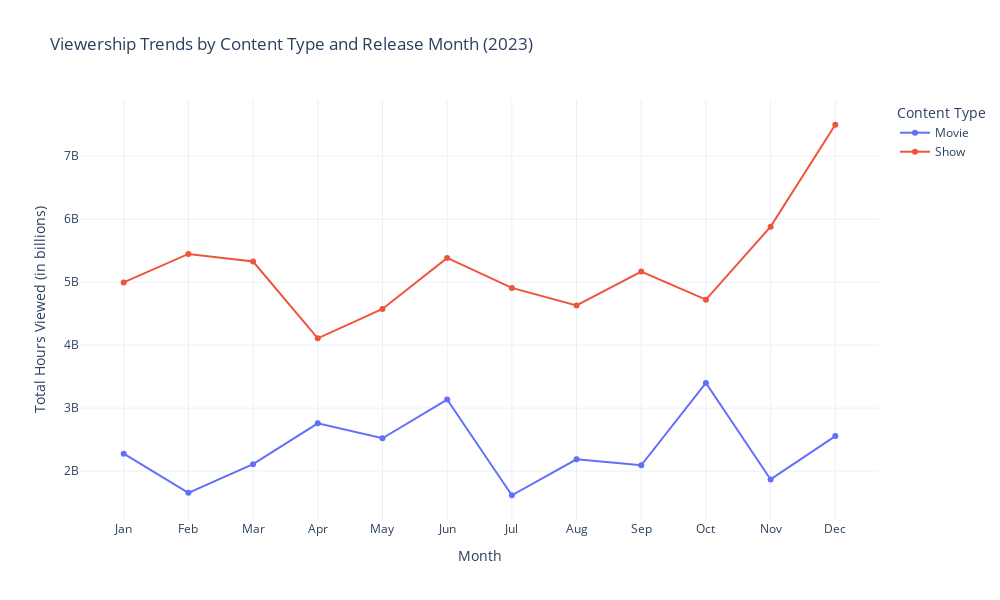

Here is the notebook cell this chart was saved with:
### Code cell
# aggregate viewership hours by content type and release month
monthly_viewership_by_type = netflix_data.pivot_table(index='Release Month',
                                                      columns='Content Type',
                                                      values='Hours Viewed',
                                                      aggfunc='sum')

fig = go.Figure()

for content_type in monthly_viewership_by_type.columns:
    fig.add_trace(
        go.Scatter(
            x=monthly_viewership_by_type.index,
            y=monthly_viewership_by_type[content_type],
            mode='lines+markers',
            name=content_type
        )
    )

fig.update_layout(
    title='Viewership Trends by Content Type and Release Month (2023)',
    xaxis_title='Month',
    yaxis_title='Total Hours Viewed (in billions)',
    xaxis=dict(
        tickmode='array',
        tickvals=list(range(1, 13)),
        ticktext=['Jan', 'Feb', 'Mar', 'Apr', 'May', 'Jun', 'Jul', 'Aug', 'Sep', 'Oct', 'Nov', 'Dec']
    ),
    height=600,
    width=1000,
    legend_title='Content Type'
)

fig.show()

### Figure 1 — Plotly figure (JSON) as saved in the notebook; plotly's stock layout.template omitted (floating-point values rounded to 4 significant figures)
{"data": [{"mode": "lines+markers", "name": "Movie", "type": "scatter", "x": [1, 2, 3, 4, 5, 6, 7, 8, 9, 10, 11, 12], "y": [2275900000, 1654400000, 2109400000, 2757600000, 2520500000, 3135800000, 1615700000, 2186400000, 2092300000, 3400400000, 1866900000, 2554900000]}, {"mode": "lines+markers", "name": "Show", "type": "scatter", "x": [1, 2, 3, 4, 5, 6, 7, 8, 9, 10, 11, 12], "y": [4995700000, 5449300000, 5327700000, 4108100000, 4574100000, 5386200000, 4909100000, 4631400000, 5169900000, 4722800000, 5882600000, 7500900000]}], "layout": {"height": 600, "legend": {"title": {"text": "Content Type"}}, "title": {"text": "Viewership Trends by Content Type and Release Month (2023)"}, "width": 1000, "xaxis": {"autorange": true, "range": [0.3241, 12.68], "tickmode": "array", "ticktext": ["Jan", "Feb", "Mar", "Apr", "May", "Jun", "Jul", "Aug", "Sep", "Oct", "Nov", "Dec"], "tickvals": [1, 2, 3, 4, 5, 6, 7, 8, 9, 10, 11, 12], "title": {"text": "Month"}, "type": "linear"}, "yaxis": {"autorange": true, "range": [1223000000.0, 7894000000.0], "title": {"text": "Total Hours Viewed (in billions)"}, "type": "linear"}}}
